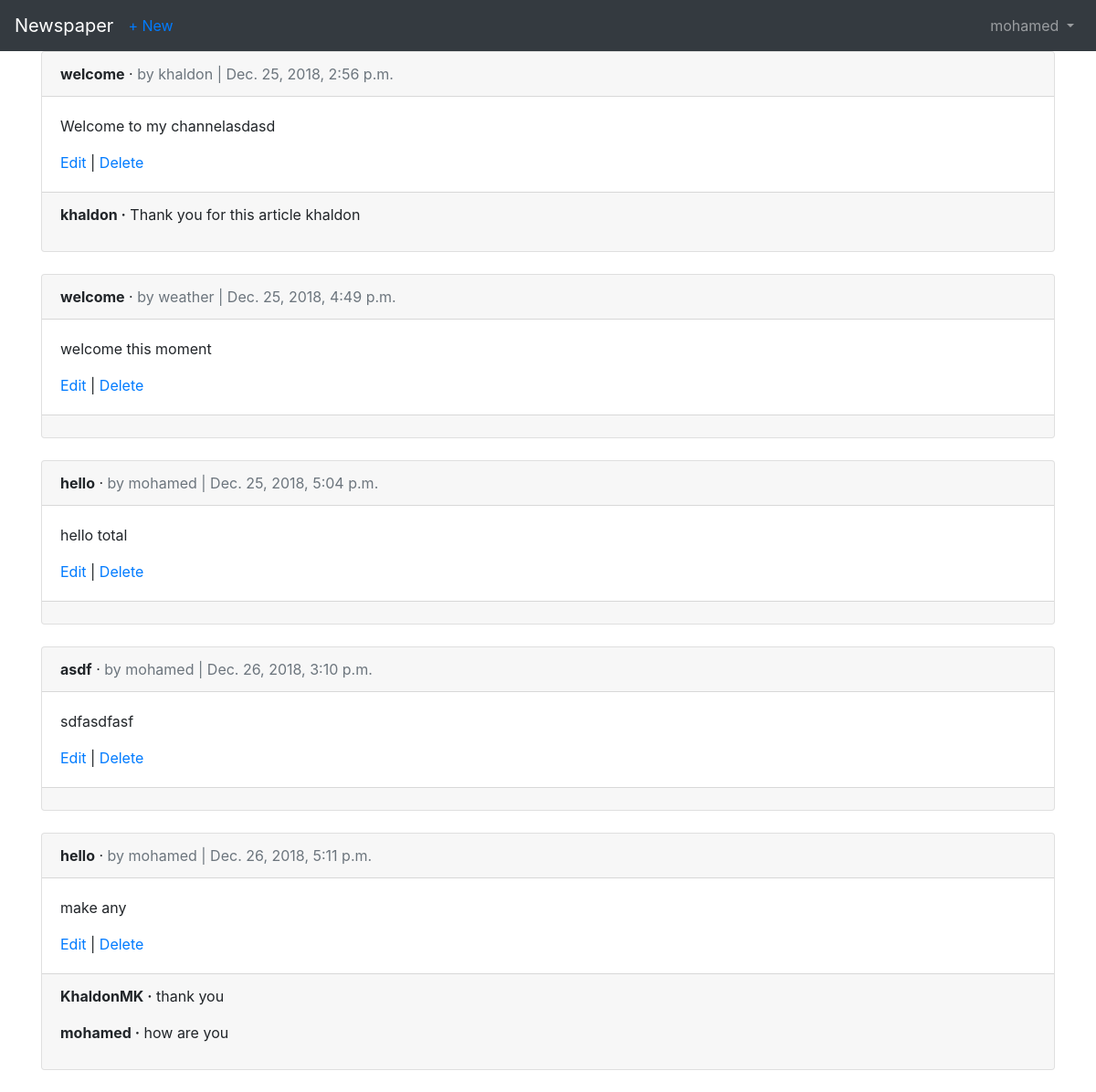
The page /articles/ (signed in) on the database its author committed.
### users/models.py (models this page shows)
class CustomUser(AbstractUser):
    age = models.PositiveIntegerField(default=0 )

### articles/models.py (models this page shows, shortened)
class Article(models.Model):
    title = models.CharField( max_length=100)
    body = models.TextField()
    date = models.DateTimeField(auto_now_add=True)
    author = models.ForeignKey(settings.AUTH_USER_MODEL, on_delete=models.CASCADE)

class Comment(models.Model):
    article = models.ForeignKey(Article, on_delete=models.CASCADE, related_name= 'comments')
    comment = models.CharField(max_length=140)
    author  = models.ForeignKey(settings.AUTH_USER_MODEL, on_delete=models.CASCADE)
    def __str__(self):
        return self.comment

### articles/views.py (the view)
# urls.py: path('',views.ArticleListView.as_view(),                   name='article_list'),
class ArticleListView(ListView):
    model = models.Article
    template_name = 'article_list.html'

### templates/article_list.html (shortened to what this page needs)
{% extends "base.html" %}
{% block content %}
  {% for article in object_list %}
  <div class="card">
    <div class="card-header">
      <span class="font-weight-bold">{{ article.title }}</span> &middot;
      <span class="text-muted">by {{ article.author }} | {{ article.date }}</span>
    </div>
    <div class="card-body">
      <p>{{ article.body }}</p>
      <a href="{% url 'article_edit' article.pk %}">Edit</a> | <a href="{% url 'article_delete' article.pk %}">Delete</a>
    </div>
    <div class="card-footer">
      {% for comment in article.comments.all  %}
            <p>
              <span class="font-weight-bold">{{ comment.author }} &middot;</span>
              {{comment}}
            </p>
      {% endfor %}
    </div>
  </div>
  <br />
  {% endfor %}
{% endblock %}

### templates/base.html (shortened to what this page needs)
<!DOCTYPE html>
<html lang="en" dir="ltr">
  <head>
    <link rel="stylesheet" href="https://stackpath.bootstrapcdn.com/bootstrap/4.1.3/css/bootstrap.min.css">
  </head>
  <body>
    <nav class="navbar navbar-expand-md navbar-dark bg-dark mb- ">
    <a class="navbar-brand" href="{% url 'home' %}">Newspaper</a>
    {% if user.is_authenticated %}
          <ul class="navbar-nav mr-auto">
          <li class="nav-item"><a href="{% url 'article_new' %}">+ New</a></li>
          </ul>
    {% endif %}
    <div class="collapse navbar-collapse" id="navbarCollapse">
    {% if user.is_authenticated %}
    <ul class="navbar-nav ml-auto">
          <li class="nav-item">
            <a class="nav-link dropdown-toggle" href="#" id="userMenu" data-toggle="dropdown" aria-haspopup="true" aria-expanded="false">
            {{ user.username }}
            </a>
        </li>
    </ul>
    {% else %}
    <form class="form-inline ml-auto">
        <a href="{% url 'login' %}" class="btn btn-outline-secondary">Log in</a>
        <a href="{% url 'users:signup' %}" class="btn btn-primary ml- ">Sign up</a>
    </form>
    {% endif %}
  </div>
</nav>
    <div class="container">
    {% block content %}
    {% endblock %}
    </div>
  </body>
</html>

### rows shown on the page
CustomUser: username "mohamed"
Article: title "welcome", author "khaldon", date "Dec. 25, 2018, 2:56 p.m.", body "Welcome to my channelasdasd"
Comment: author "khaldon", comment "Thank you for this article khaldon"
Article: title "welcome", author "weather", date "Dec. 25, 2018, 4:49 p.m.", body "welcome this moment"
Article: title "hello", author "mohamed", date "Dec. 25, 2018, 5:04 p.m.", body "hello total"
Article: title "asdf", author "mohamed", date "Dec. 26, 2018, 3:10 p.m.", body "sdfasdfasf"
Article: title "hello", author "mohamed", date "Dec. 26, 2018, 5:11 p.m.", body "make any"
Comment: author "KhaldonMK", comment "thank you"
Comment: author "mohamed", comment "how are you"
